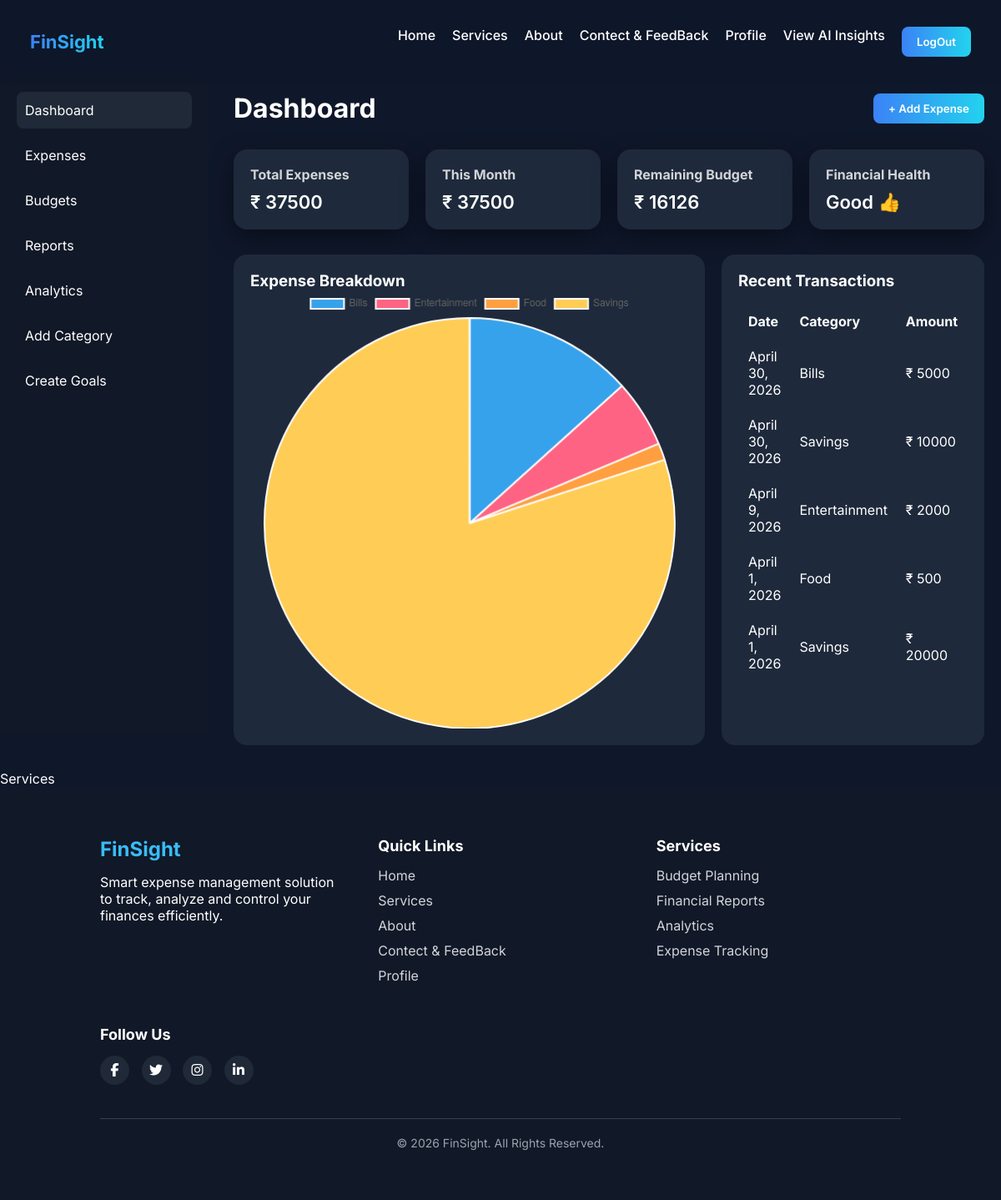
The page /dashboard/ (signed in) on the database its author committed.
### app1/models.py (models this page shows, shortened)
class Expense(models.Model):
    user_id = models.ForeignKey(reg_users, on_delete=models.CASCADE)
    title = models.CharField(max_length=100)
    amount = models.IntegerField()
    category = models.CharField(max_length=50)
    date = models.DateField()

### app1/views.py (the view)
# urls.py: path('dashboard/',views.dashboard_page,name='dashboard_page'),
def dashboard_page(request):
    if 'login' in request.session:
        user_id = request.session.get('user_id')
        expenses = Expense.objects.filter(user_id=user_id)
        current_month = datetime.now().month
        this_month_expense = expenses.filter(date__month=current_month).aggregate(Sum('amount'))['amount__sum'] or 0
        total_expense = expenses.aggregate(Sum('amount'))['amount__sum'] or 0
        now = datetime.now()
        current_month_year = now.strftime("%Y-%m")
        budget = Budget.objects.filter(
                user_id=user_id,
                month=current_month_year
            )
        total_budget = budget.aggregate(Sum('amount'))['amount__sum'] or 0
        print(budget)
        remaining=total_budget-this_month_expense
        recent_expenses = expenses.order_by('-date')[:5]
        category_data = expenses.values('category').annotate(total=Sum('amount'))
        labels = [item['category'] for item in category_data]
        data = [item['total'] for item in category_data]
        context = {
            'total_expense': total_expense,
            'this_month_expense': this_month_expense,
            'remaining_budget': remaining,
            'recent_expenses': recent_expenses,
            'labels': labels,
            'data': data,
            'login':True
        }
        return render(request, 'dash.html', context)
    else:
        return render(request, 'index.html',{'loged_out':'you have to login first'})

### app1/models.py (called while the page is built)
    def __str__(self):
        return self.title

### app1/templates/dash.html
{% extends "dashboard.html" %}
{% load static %}
{% block dash %}
<div class="main-content">
    <div class="topbar">
        <h1>Dashboard</h1>
        <button class="btn-primary"><a href="{% url "expense_page" %}">+ Add Expense</a></button>
    </div>
    <div class="cards">
        <div class="card">
            <h3>Total Expenses</h3>
            <p>₹ {{ total_expense }}</p>
        </div>
        <div class="card">
            <h3>This Month</h3>
            <p>₹ {{ this_month_expense }}</p>
        </div>
        <div class="card">
            <h3>Remaining Budget</h3>
            <p>₹ {{ remaining_budget }}</p>
        </div>
        <div class="card">
            <h3>Financial Health</h3>
            {% if remaining_budget >= 0 %}
                <p>Good 👍</p>
            {% else %}
                <p>Bad 👎</p>
            {% endif %}
        </div>
    </div>
    <div class="dashboard-grid">
        <div class="chart-box">
            <h3>Expense Breakdown</h3>
            <canvas id="expenseChart"></canvas>
        </div>
        <div class="recent-box">
            <h3>Recent Transactions</h3>
            <table>
                <tr>
                    <th>Date</th>
                    <th>Category</th>
                    <th>Amount</th>
                </tr>
                {% for exp in recent_expenses %}
                <tr>
                    <td>{{ exp.date }}</td>
                    <td>{{ exp.category }}</td>
                    <td>₹ {{ exp.amount }}</td>
                </tr>
                {% endfor %}
            </table>
        </div>
    </div>
</div>
<script>
const labels = {{ labels|safe }};
const data = {{ data|safe }};
const ctx = document.getElementById('expenseChart');
new Chart(ctx, {
    type: 'pie',
    data: {
        labels: labels,
        datasets: [{
            data: data
        }]
    }
});
</script>
{% endblock dash %}

### app1/static/css/style_index.css (style rules this page uses)
* { margin:0; padding:0; box-sizing:border-box; font-family:'Inter',sans-serif; }
body { background: linear-gradient(rgba(15,23,42,0.85), rgba(15,23,42,0.85)), url('https://images.unsplash.com/photo-1554224155-8d04cb21cd6c?q=80&w=2000&auto=format&fit=crop'); background-size:cover; background-position:center; background-attachment:fixed; color:white; scroll-behavior:smooth; min-height:100vh; display:flex; flex-direction:column; }
.btn-primary { padding:10px 18px 10px; border-radius:8px; background:linear-gradient(90deg,#3b82f6,#22d3ee); border:none; color:white; cursor:pointer; font-weight:600; }

### app1/static/css/style_dashboard.css (style rules this page uses)
* { margin:0; padding:0; box-sizing:border-box; font-family:'Inter',sans-serif; }
body { display:flex; background:#0f172a; color:white; }
.main-content { margin-left:250px; width:80%; padding:30px; }
.topbar { display:flex; justify-content:space-between; align-items:center; margin-top: 80px; margin-bottom:30px; }
.topbar a { text-decoration: none; color:white; }
.btn-primary { padding:10px 18px; border:none; border-radius:8px; background:linear-gradient(90deg,#3b82f6,#22d3ee); color:white; cursor:pointer; }
.cards { display:grid; grid-template-columns:repeat(auto-fit,minmax(200px,1fr)); gap:20px; margin-bottom:30px; }
.card { background:#1e293b; padding:20px; border-radius:16px; box-shadow:0 10px 30px rgba(0,0,0,0.4); }
.card h3 { margin-bottom:10px; font-size:16px; opacity:0.8; }
.card p { font-size:22px; font-weight:600; }
.dashboard-grid { display:grid; grid-template-columns:2fr 1fr; gap:20px; }
.chart-box { background:#1e293b; padding:20px; border-radius:16px; }
.recent-box { background:#1e293b; padding:20px; border-radius:16px; }
.recent-box table { width:100%; margin-top:15px; }
.recent-box th, .recent-box td { padding:10px; text-align:left; }
.recent-box tr { border-bottom:1px solid #334155; }

### rows shown on the page
Expense: date "April 30, 2026", category "Bills", amount "5000"
Expense: date "April 30, 2026", category "Savings", amount "10000"
Expense: date "April 9, 2026", category "Entertainment", amount "2000"
Expense: date "April 1, 2026", category "Food", amount "500"
Expense: date "April 1, 2026", category "Savings", amount "20000"

### other values the page prints
{{ total_expense }} "37500"
{{ this_month_expense }} "37500"
{{ remaining_budget }} "16126"
chart data {{ labels|safe }} ['Bills', 'Entertainment', 'Food', 'Savings']
chart data {{ data|safe }} [5000, 2000, 500, 30000]
